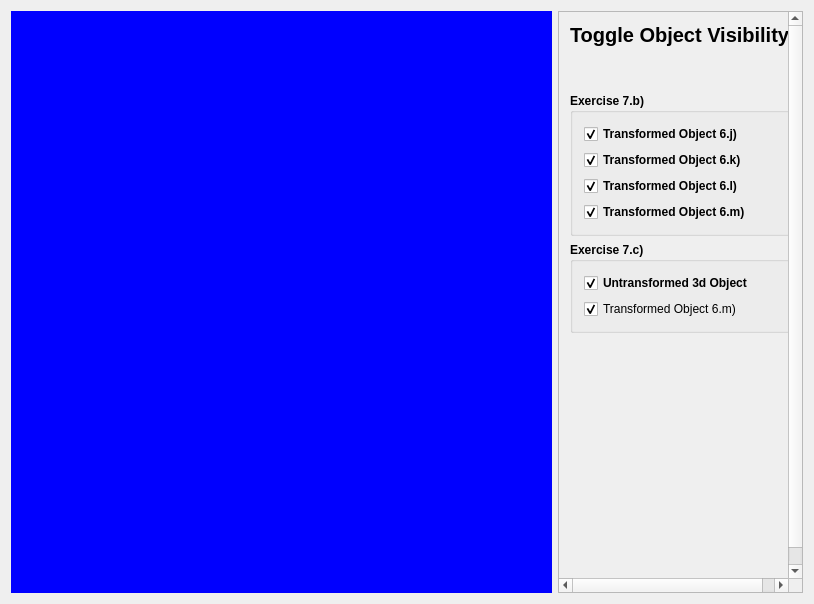
<?xml version="1.0" encoding="UTF-8"?>
<ui version="4.0">
 <class>RenderView</class>
 <widget class="QWidget" name="RenderView">
  <property name="geometry">
   <rect>
    <x>0</x>
    <y>0</y>
    <width>814</width>
    <height>604</height>
   </rect>
  </property>
  <property name="windowTitle">
   <string>RenderView</string>
  </property>
  <layout class="QHBoxLayout" name="horizontalLayout">
   <item>
    <widget class="QWidget" name="viewarea" native="true">
     <property name="sizePolicy">
      <sizepolicy hsizetype="MinimumExpanding" vsizetype="MinimumExpanding">
       <horstretch>0</horstretch>
       <verstretch>0</verstretch>
      </sizepolicy>
     </property>
     <property name="minimumSize">
      <size>
       <width>200</width>
       <height>200</height>
      </size>
     </property>
     <property name="palette">
      <palette>
       <active>
        <colorrole role="WindowText">
         <brush brushstyle="SolidPattern">
          <color alpha="255">
           <red>0</red>
           <green>0</green>
           <blue>0</blue>
          </color>
         </brush>
        </colorrole>
        <colorrole role="Button">
         <brush brushstyle="SolidPattern">
          <color alpha="255">
           <red>0</red>
           <green>0</green>
           <blue>255</blue>
          </color>
         </brush>
        </colorrole>
        <colorrole role="Light">
         <brush brushstyle="SolidPattern">
          <color alpha="255">
           <red>127</red>
           <green>127</green>
           <blue>255</blue>
          </color>
         </brush>
        </colorrole>
        <colorrole role="Midlight">
         <brush brushstyle="SolidPattern">
          <color alpha="255">
           <red>63</red>
           <green>63</green>
           <blue>255</blue>
          </color>
         </brush>
        </colorrole>
        <colorrole role="Dark">
         <brush brushstyle="SolidPattern">
          <color alpha="255">
           <red>0</red>
           <green>0</green>
           <blue>127</blue>
          </color>
         </brush>
        </colorrole>
        <colorrole role="Mid">
         <brush brushstyle="SolidPattern">
          <color alpha="255">
           <red>0</red>
           <green>0</green>
           <blue>170</blue>
          </color>
         </brush>
        </colorrole>
        <colorrole role="Text">
         <brush brushstyle="SolidPattern">
          <color alpha="255">
           <red>0</red>
           <green>0</green>
           <blue>0</blue>
          </color>
         </brush>
        </colorrole>
        <colorrole role="BrightText">
         <brush brushstyle="SolidPattern">
          <color alpha="255">
           <red>255</red>
           <green>255</green>
           <blue>255</blue>
          </color>
         </brush>
        </colorrole>
        <colorrole role="ButtonText">
         <brush brushstyle="SolidPattern">
          <color alpha="255">
           <red>0</red>
           <green>0</green>
           <blue>0</blue>
          </color>
         </brush>
        </colorrole>
        <colorrole role="Base">
         <brush brushstyle="SolidPattern">
          <color alpha="255">
           <red>255</red>
           <green>255</green>
           <blue>255</blue>
          </color>
         </brush>
        </colorrole>
        <colorrole role="Window">
         <brush brushstyle="SolidPattern">
          <color alpha="255">
           <red>0</red>
           <green>0</green>
           <blue>255</blue>
          </color>
         </brush>
        </colorrole>
        <colorrole role="Shadow">
         <brush brushstyle="SolidPattern">
          <color alpha="255">
           <red>0</red>
           <green>0</green>
           <blue>0</blue>
          </color>
         </brush>
        </colorrole>
        <colorrole role="AlternateBase">
         <brush brushstyle="SolidPattern">
          <color alpha="255">
           <red>127</red>
           <green>127</green>
           <blue>255</blue>
          </color>
         </brush>
        </colorrole>
        <colorrole role="ToolTipBase">
         <brush brushstyle="SolidPattern">
          <color alpha="255">
           <red>255</red>
           <green>255</green>
           <blue>220</blue>
          </color>
         </brush>
        </colorrole>
        <colorrole role="ToolTipText">
         <brush brushstyle="SolidPattern">
          <color alpha="255">
           <red>0</red>
           <green>0</green>
           <blue>0</blue>
          </color>
         </brush>
        </colorrole>
       </active>
       <inactive>
        <colorrole role="WindowText">
         <brush brushstyle="SolidPattern">
          <color alpha="255">
           <red>0</red>
           <green>0</green>
           <blue>0</blue>
          </color>
         </brush>
        </colorrole>
        <colorrole role="Button">
         <brush brushstyle="SolidPattern">
          <color alpha="255">
           <red>0</red>
           <green>0</green>
           <blue>255</blue>
          </color>
         </brush>
        </colorrole>
        <colorrole role="Light">
         <brush brushstyle="SolidPattern">
          <color alpha="255">
           <red>127</red>
           <green>127</green>
           <blue>255</blue>
          </color>
         </brush>
        </colorrole>
        <colorrole role="Midlight">
         <brush brushstyle="SolidPattern">
          <color alpha="255">
           <red>63</red>
           <green>63</green>
           <blue>255</blue>
          </color>
         </brush>
        </colorrole>
        <colorrole role="Dark">
         <brush brushstyle="SolidPattern">
          <color alpha="255">
           <red>0</red>
           <green>0</green>
           <blue>127</blue>
          </color>
         </brush>
        </colorrole>
        <colorrole role="Mid">
         <brush brushstyle="SolidPattern">
          <color alpha="255">
           <red>0</red>
           <green>0</green>
           <blue>170</blue>
          </color>
         </brush>
        </colorrole>
        <colorrole role="Text">
         <brush brushstyle="SolidPattern">
          <color alpha="255">
           <red>0</red>
           <green>0</green>
           <blue>0</blue>
          </color>
         </brush>
        </colorrole>
        <colorrole role="BrightText">
         <brush brushstyle="SolidPattern">
          <color alpha="255">
           <red>255</red>
           <green>255</green>
           <blue>255</blue>
          </color>
         </brush>
        </colorrole>
        <colorrole role="ButtonText">
         <brush brushstyle="SolidPattern">
          <color alpha="255">
           <red>0</red>
           <green>0</green>
           <blue>0</blue>
          </color>
         </brush>
        </colorrole>
        <colorrole role="Base">
         <brush brushstyle="SolidPattern">
          <color alpha="255">
           <red>255</red>
           <green>255</green>
           <blue>255</blue>
          </color>
         </brush>
        </colorrole>
        <colorrole role="Window">
         <brush brushstyle="SolidPattern">
          <color alpha="255">
           <red>0</red>
           <green>0</green>
           <blue>255</blue>
          </color>
         </brush>
        </colorrole>
        <colorrole role="Shadow">
         <brush brushstyle="SolidPattern">
          <color alpha="255">
           <red>0</red>
           <green>0</green>
           <blue>0</blue>
          </color>
         </brush>
        </colorrole>
        <colorrole role="AlternateBase">
         <brush brushstyle="SolidPattern">
          <color alpha="255">
           <red>127</red>
           <green>127</green>
           <blue>255</blue>
          </color>
         </brush>
        </colorrole>
        <colorrole role="ToolTipBase">
         <brush brushstyle="SolidPattern">
          <color alpha="255">
           <red>255</red>
           <green>255</green>
           <blue>220</blue>
          </color>
         </brush>
        </colorrole>
        <colorrole role="ToolTipText">
         <brush brushstyle="SolidPattern">
          <color alpha="255">
           <red>0</red>
           <green>0</green>
           <blue>0</blue>
          </color>
         </brush>
        </colorrole>
       </inactive>
       <disabled>
        <colorrole role="WindowText">
         <brush brushstyle="SolidPattern">
          <color alpha="255">
           <red>0</red>
           <green>0</green>
           <blue>127</blue>
          </color>
         </brush>
        </colorrole>
        <colorrole role="Button">
         <brush brushstyle="SolidPattern">
          <color alpha="255">
           <red>0</red>
           <green>0</green>
           <blue>255</blue>
          </color>
         </brush>
        </colorrole>
        <colorrole role="Light">
         <brush brushstyle="SolidPattern">
          <color alpha="255">
           <red>127</red>
           <green>127</green>
           <blue>255</blue>
          </color>
         </brush>
        </colorrole>
        <colorrole role="Midlight">
         <brush brushstyle="SolidPattern">
          <color alpha="255">
           <red>63</red>
           <green>63</green>
           <blue>255</blue>
          </color>
         </brush>
        </colorrole>
        <colorrole role="Dark">
         <brush brushstyle="SolidPattern">
          <color alpha="255">
           <red>0</red>
           <green>0</green>
           <blue>127</blue>
          </color>
         </brush>
        </colorrole>
        <colorrole role="Mid">
         <brush brushstyle="SolidPattern">
          <color alpha="255">
           <red>0</red>
           <green>0</green>
           <blue>170</blue>
          </color>
         </brush>
        </colorrole>
        <colorrole role="Text">
         <brush brushstyle="SolidPattern">
          <color alpha="255">
           <red>0</red>
           <green>0</green>
           <blue>127</blue>
          </color>
         </brush>
        </colorrole>
        <colorrole role="BrightText">
         <brush brushstyle="SolidPattern">
          <color alpha="255">
           <red>255</red>
           <green>255</green>
           <blue>255</blue>
          </color>
         </brush>
        </colorrole>
        <colorrole role="ButtonText">
         <brush brushstyle="SolidPattern">
          <color alpha="255">
           <red>0</red>
           <green>0</green>
           <blue>127</blue>
          </color>
         </brush>
        </colorrole>
        <colorrole role="Base">
         <brush brushstyle="SolidPattern">
          <color alpha="255">
           <red>0</red>
           <green>0</green>
           <blue>255</blue>
          </color>
         </brush>
        </colorrole>
        <colorrole role="Window">
         <brush brushstyle="SolidPattern">
          <color alpha="255">
           <red>0</red>
           <green>0</green>
           <blue>255</blue>
          </color>
         </brush>
        </colorrole>
        <colorrole role="Shadow">
         <brush brushstyle="SolidPattern">
          <color alpha="255">
           <red>0</red>
           <green>0</green>
           <blue>0</blue>
          </color>
         </brush>
        </colorrole>
        <colorrole role="AlternateBase">
         <brush brushstyle="SolidPattern">
          <color alpha="255">
           <red>0</red>
           <green>0</green>
           <blue>255</blue>
          </color>
         </brush>
        </colorrole>
        <colorrole role="ToolTipBase">
         <brush brushstyle="SolidPattern">
          <color alpha="255">
           <red>255</red>
           <green>255</green>
           <blue>220</blue>
          </color>
         </brush>
        </colorrole>
        <colorrole role="ToolTipText">
         <brush brushstyle="SolidPattern">
          <color alpha="255">
           <red>0</red>
           <green>0</green>
           <blue>0</blue>
          </color>
         </brush>
        </colorrole>
       </disabled>
      </palette>
     </property>
     <property name="autoFillBackground">
      <bool>true</bool>
     </property>
     <zorder>scrollArea</zorder>
     <zorder>scrollArea</zorder>
    </widget>
   </item>
   <item>
    <widget class="QScrollArea" name="scrollArea">
     <property name="sizePolicy">
      <sizepolicy hsizetype="Preferred" vsizetype="Preferred">
       <horstretch>0</horstretch>
       <verstretch>0</verstretch>
      </sizepolicy>
     </property>
     <property name="minimumSize">
      <size>
       <width>200</width>
       <height>580</height>
      </size>
     </property>
     <property name="widgetResizable">
      <bool>true</bool>
     </property>
     <widget class="QWidget" name="scrollAreaWidgetContents">
      <property name="geometry">
       <rect>
        <x>0</x>
        <y>0</y>
        <width>223</width>
        <height>588</height>
       </rect>
      </property>
      <layout class="QVBoxLayout" name="verticalLayout_3">
       <item>
        <widget class="QLabel" name="label">
         <property name="font">
          <font>
           <pointsize>15</pointsize>
           <weight>75</weight>
           <bold>true</bold>
          </font>
         </property>
         <property name="text">
          <string>Toggle Object Visibility</string>
         </property>
        </widget>
       </item>
       <item>
        <spacer name="verticalSpacer">
         <property name="orientation">
          <enum>Qt::Vertical</enum>
         </property>
         <property name="sizeType">
          <enum>QSizePolicy::Fixed</enum>
         </property>
         <property name="sizeHint" stdset="0">
          <size>
           <width>20</width>
           <height>40</height>
          </size>
         </property>
        </spacer>
       </item>
       <item>
        <widget class="QGroupBox" name="groupBox_7b">
         <property name="font">
          <font>
           <weight>75</weight>
           <bold>true</bold>
          </font>
         </property>
         <property name="toolTip">
          <string>Set transformed boxes visible/invisible</string>
         </property>
         <property name="title">
          <string>Exercise 7.b)</string>
         </property>
         <layout class="QVBoxLayout" name="verticalLayout">
          <item>
           <widget class="QCheckBox" name="checkBox_6j">
            <property name="text">
             <string>Transformed Object 6.j)</string>
            </property>
            <property name="checked">
             <bool>true</bool>
            </property>
           </widget>
          </item>
          <item>
           <widget class="QCheckBox" name="checkBox_6k">
            <property name="text">
             <string>Transformed Object 6.k)</string>
            </property>
            <property name="checked">
             <bool>true</bool>
            </property>
           </widget>
          </item>
          <item>
           <widget class="QCheckBox" name="checkBox_6l">
            <property name="text">
             <string>Transformed Object 6.l)</string>
            </property>
            <property name="checked">
             <bool>true</bool>
            </property>
           </widget>
          </item>
          <item>
           <widget class="QCheckBox" name="checkBox_6m">
            <property name="text">
             <string>Transformed Object 6.m)</string>
            </property>
            <property name="checked">
             <bool>true</bool>
            </property>
           </widget>
          </item>
         </layout>
        </widget>
       </item>
       <item>
        <spacer name="verticalSpacer_2">
         <property name="orientation">
          <enum>Qt::Vertical</enum>
         </property>
         <property name="sizeType">
          <enum>QSizePolicy::Preferred</enum>
         </property>
         <property name="sizeHint" stdset="0">
          <size>
           <width>20</width>
           <height>40</height>
          </size>
         </property>
        </spacer>
       </item>
       <item>
        <widget class="QGroupBox" name="groupBox_7c">
         <property name="font">
          <font>
           <weight>75</weight>
           <bold>true</bold>
          </font>
         </property>
         <property name="toolTip">
          <string>Set transformed boxes visible/invisible</string>
         </property>
         <property name="title">
          <string>Exercise 7.c)</string>
         </property>
         <layout class="QVBoxLayout" name="verticalLayout_2">
          <item>
           <widget class="QCheckBox" name="checkBox_7b">
            <property name="text">
             <string>Untransformed 3d Object</string>
            </property>
            <property name="checked">
             <bool>true</bool>
            </property>
           </widget>
          </item>
          <item>
           <widget class="QCheckBox" name="checkBox_7c">
            <property name="font">
             <font>
              <weight>50</weight>
              <bold>false</bold>
             </font>
            </property>
            <property name="text">
             <string>Transformed Object 6.m)</string>
            </property>
            <property name="checked">
             <bool>true</bool>
            </property>
           </widget>
          </item>
         </layout>
        </widget>
       </item>
       <item>
        <spacer name="verticalSpacer_3">
         <property name="orientation">
          <enum>Qt::Vertical</enum>
         </property>
         <property name="sizeType">
          <enum>QSizePolicy::MinimumExpanding</enum>
         </property>
         <property name="sizeHint" stdset="0">
          <size>
           <width>20</width>
           <height>252</height>
          </size>
         </property>
        </spacer>
       </item>
      </layout>
     </widget>
    </widget>
   </item>
  </layout>
 </widget>
 <layoutdefault spacing="6" margin="11"/>
 <resources/>
 <connections/>
</ui>
